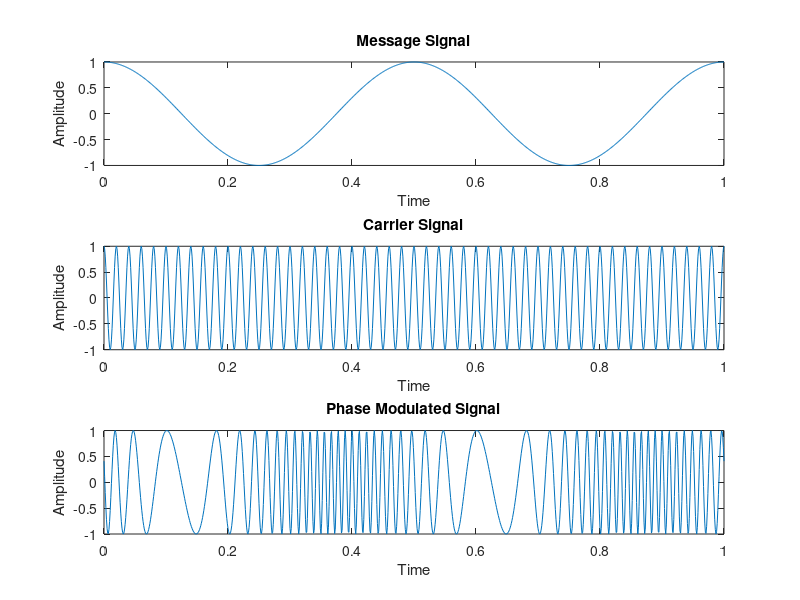

The MATLAB script that drew this image:
clc;
clear all;
close all;
t=0:0.001:1;
Am=1;
fm=2;
Ac=1;
fc=50;
kp=20;
Wm=2*pi*fm;
m=Am*cos(Wm*t);
subplot(3,1,1);
plot(t,m);
title('Message Signal');
xlabel('Time');
ylabel('Amplitude');
Wc=2*pi*fc;
c=Ac*cos(Wc*t);
subplot(3,1,2);
plot(t,c);
title('Carrier Signal');
xlabel('Time');
ylabel('Amplitude');
s_pm=Ac*cos(Wc*t+m.*kp);
subplot(3,1,3);
plot(t,s_pm);
title('Phase Modulated Signal');
xlabel('Time');
ylabel('Amplitude');


